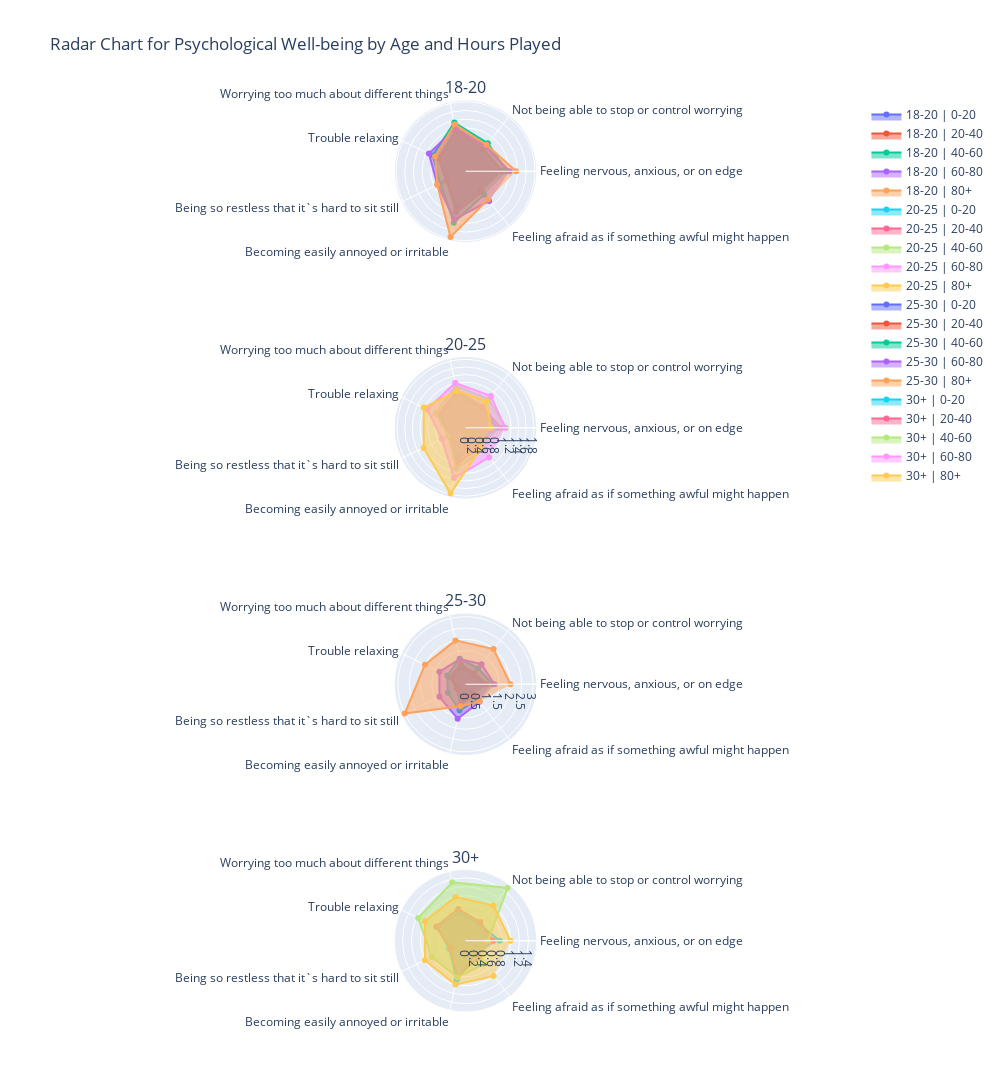

The notebook cell saved with this chart:
### Code cell
# Create subplots for each age zone
fig = make_subplots(rows=len(age_labels), cols=1,
                    subplot_titles=age_labels,
                    specs=[[{'type': 'polar'}] for _ in age_labels])

# Iterate over each age zone and add radar plot
for idx, age_zone in enumerate(age_labels):
    age_data = radar_data[radar_data['AgeBin'] == age_zone]
    for _, row in age_data.iterrows():
        fig.add_trace(go.Scatterpolar(
            r=row[statement_columns].values,
            theta=statement_labels,
            fill='toself',
            name=f"{row['AgeBin']} | {row['HoursBin']}"
        ), row=idx+1, col=1)

fig.update_layout(
    polar=dict(
        radialaxis=dict(visible=True, showticklabels=False)
    ),
    showlegend=True,
    title="Radar Chart for Psychological Well-being by Age and Hours Played",
    height=2000,
    width=1000
)

fig.show()

### Figure 1 — Plotly figure (JSON) as saved in the notebook; plotly's stock layout.template omitted (floating-point values rounded to 4 significant figures)
{"data": [{"fill": "toself", "name": "18-20 | 0-20", "r": [0.8368, 0.6553, 0.9729, 0.684, 0.485, 0.8322, 0.56], "subplot": "polar", "theta": ["Feeling nervous, anxious, or on edge", "Not being able to stop or control worrying", "Worrying too much about different things", "Trouble relaxing", "Being so restless that it`s hard to sit still", "Becoming easily annoyed or irritable", "Feeling afraid as if something awful might happen"], "type": "scatterpolar"}, {"fill": "toself", "name": "18-20 | 20-40", "r": [0.8489, 0.6653, 0.9573, 0.682, 0.4881, 0.9668, 0.61], "subplot": "polar", "theta": ["Feeling nervous, anxious, or on edge", "Not being able to stop or control worrying", "Worrying too much about different things", "Trouble relaxing", "Being so restless that it`s hard to sit still", "Becoming easily annoyed or irritable", "Feeling afraid as if something awful might happen"], "type": "scatterpolar"}, {"fill": "toself", "name": "18-20 | 40-60", "r": [0.9522, 0.8247, 1.151, 0.8406, 0.6454, 1.215, 0.6892], "subplot": "polar", "theta": ["Feeling nervous, anxious, or on edge", "Not being able to stop or control worrying", "Worrying too much about different things", "Trouble relaxing", "Being so restless that it`s hard to sit still", "Becoming easily annoyed or irritable", "Feeling afraid as if something awful might happen"], "type": "scatterpolar"}, {"fill": "toself", "name": "18-20 | 60-80", "r": [1.016, 0.7344, 1.016, 0.9375, 0.7188, 1.141, 0.875], "subplot": "polar", "theta": ["Feeling nervous, anxious, or on edge", "Not being able to stop or control worrying", "Worrying too much about different things", "Trouble relaxing", "Being so restless that it`s hard to sit still", "Becoming easily annoyed or irritable", "Feeling afraid as if something awful might happen"], "type": "scatterpolar"}, {"fill": "toself", "name": "18-20 | 80+", "r": [1.167, 0.7778, 1.111, 0.7778, 0.7222, 1.556, 0.8333], "subplot": "polar", "theta": ["Feeling nervous, anxious, or on edge", "Not being able to stop or control worrying", "Worrying too much about different things", "Trouble relaxing", "Being so restless that it`s hard to sit still", "Becoming easily annoyed or irritable", "Feeling afraid as if something awful might happen"], "type": "scatterpolar"}, {"fill": "toself", "name": "20-25 | 0-20", "r": [0.8416, 0.6534, 0.926, 0.7214, 0.4598, 0.7908, 0.5349], "subplot": "polar2", "theta": ["Feeling nervous, anxious, or on edge", "Not being able to stop or control worrying", "Worrying too much about different things", "Trouble relaxing", "Being so restless that it`s hard to sit still", "Becoming easily annoyed or irritable", "Feeling afraid as if something awful might happen"], "type": "scatterpolar"}, {"fill": "toself", "name": "20-25 | 20-40", "r": [0.932, 0.7103, 1.001, 0.7946, 0.4986, 0.9674, 0.6204], "subplot": "polar2", "theta": ["Feeling nervous, anxious, or on edge", "Not being able to stop or control worrying", "Worrying too much about different things", "Trouble relaxing", "Being so restless that it`s hard to sit still", "Becoming easily annoyed or irritable", "Feeling afraid as if something awful might happen"], "type": "scatterpolar"}, {"fill": "toself", "name": "20-25 | 40-60", "r": [1.069, 0.9703, 1.144, 0.8713, 0.5, 1.109, 0.7525], "subplot": "polar2", "theta": ["Feeling nervous, anxious, or on edge", "Not being able to stop or control worrying", "Worrying too much about different things", "Trouble relaxing", "Being so restless that it`s hard to sit still", "Becoming easily annoyed or irritable", "Feeling afraid as if something awful might happen"], "type": "scatterpolar"}, {"fill": "toself", "name": "20-25 | 60-80", "r": [1.048, 1.071, 1.214, 1.119, 0.6905, 1.357, 1], "subplot": "polar2", "theta": ["Feeling nervous, anxious, or on edge", "Not being able to stop or control worrying", "Worrying too much about different things", "Trouble relaxing", "Being so restless that it`s hard to sit still", "Becoming easily annoyed or irritable", "Feeling afraid as if something awful might happen"], "type": "scatterpolar"}, {"fill": "toself", "name": "20-25 | 80+", "r": [0.6667, 0.8889, 1, 1.222, 1.222, 1.778, 0.6667], "subplot": "polar2", "theta": ["Feeling nervous, anxious, or on edge", "Not being able to stop or control worrying", "Worrying too much about different things", "Trouble relaxing", "Being so restless that it`s hard to sit still", "Becoming easily annoyed or irritable", "Feeling afraid as if something awful might happen"], "type": "scatterpolar"}, {"fill": "toself", "name": "25-30 | 0-20", "r": [0.7778, 0.5738, 0.7808, 0.6636, 0.379, 0.7549, 0.4384], "subplot": "polar3", "theta": ["Feeling nervous, anxious, or on edge", "Not being able to stop or control worrying", "Worrying too much about different things", "Trouble relaxing", "Being so restless that it`s hard to sit still", "Becoming easily annoyed or irritable", "Feeling afraid as if something awful might happen"], "type": "scatterpolar"}, {"fill": "toself", "name": "25-30 | 20-40", "r": [0.9313, 0.6223, 0.8927, 0.7768, 0.4421, 0.9099, 0.6094], "subplot": "polar3", "theta": ["Feeling nervous, anxious, or on edge", "Not being able to stop or control worrying", "Worrying too much about different things", "Trouble relaxing", "Being so restless that it`s hard to sit still", "Becoming easily annoyed or irritable", "Feeling afraid as if something awful might happen"], "type": "scatterpolar"}, {"fill": "toself", "name": "25-30 | 40-60", "r": [1.2, 0.9, 1.167, 0.9, 0.8667, 1.2, 0.8667], "subplot": "polar3", "theta": ["Feeling nervous, anxious, or on edge", "Not being able to stop or control worrying", "Worrying too much about different things", "Trouble relaxing", "Being so restless that it`s hard to sit still", "Becoming easily annoyed or irritable", "Feeling afraid as if something awful might happen"], "type": "scatterpolar"}, {"fill": "toself", "name": "25-30 | 60-80", "r": [1.286, 1.143, 1.143, 1.286, 1.286, 1.571, 1], "subplot": "polar3", "theta": ["Feeling nervous, anxious, or on edge", "Not being able to stop or control worrying", "Worrying too much about different things", "Trouble relaxing", "Being so restless that it`s hard to sit still", "Becoming easily annoyed or irritable", "Feeling afraid as if something awful might happen"], "type": "scatterpolar"}, {"fill": "toself", "name": "25-30 | 80+", "r": [2, 2, 2, 2, 3, 1, 1], "subplot": "polar3", "theta": ["Feeling nervous, anxious, or on edge", "Not being able to stop or control worrying", "Worrying too much about different things", "Trouble relaxing", "Being so restless that it`s hard to sit still", "Becoming easily annoyed or irritable", "Feeling afraid as if something awful might happen"], "type": "scatterpolar"}, {"fill": "toself", "name": "30+ | 0-20", "r": [0.764, 0.4831, 0.6461, 0.691, 0.4045, 0.8876, 0.3652], "subplot": "polar4", "theta": ["Feeling nervous, anxious, or on edge", "Not being able to stop or control worrying", "Worrying too much about different things", "Trouble relaxing", "Being so restless that it`s hard to sit still", "Becoming easily annoyed or irritable", "Feeling afraid as if something awful might happen"], "type": "scatterpolar"}, {"fill": "toself", "name": "30+ | 20-40", "r": [0.6078, 0.5294, 0.7255, 0.7255, 0.3725, 0.8235, 0.4706], "subplot": "polar4", "theta": ["Feeling nervous, anxious, or on edge", "Not being able to stop or control worrying", "Worrying too much about different things", "Trouble relaxing", "Being so restless that it`s hard to sit still", "Becoming easily annoyed or irritable", "Feeling afraid as if something awful might happen"], "type": "scatterpolar"}, {"fill": "toself", "name": "30+ | 40-60", "r": [0.5, 1.5, 1.333, 1.167, 0.8333, 0.8333, 0.6667], "subplot": "polar4", "theta": ["Feeling nervous, anxious, or on edge", "Not being able to stop or control worrying", "Worrying too much about different things", "Trouble relaxing", "Being so restless that it`s hard to sit still", "Becoming easily annoyed or irritable", "Feeling afraid as if something awful might happen"], "type": "scatterpolar"}, {"fill": "toself", "name": "30+ | 60-80", "r": [null, null, null, null, null, null, null], "subplot": "polar4", "theta": ["Feeling nervous, anxious, or on edge", "Not being able to stop or control worrying", "Worrying too much about different things", "Trouble relaxing", "Being so restless that it`s hard to sit still", "Becoming easily annoyed or irritable", "Feeling afraid as if something awful might happen"], "type": "scatterpolar"}, {"fill": "toself", "name": "30+ | 80+", "r": [1, 1, 1, 1, 1, 1, 1], "subplot": "polar4", "theta": ["Feeling nervous, anxious, or on edge", "Not being able to stop or control worrying", "Worrying too much about different things", "Trouble relaxing", "Being so restless that it`s hard to sit still", "Becoming easily annoyed or irritable", "Feeling afraid as if something awful might happen"], "type": "scatterpolar"}], "layout": {"annotations": [{"font": {"size": 16}, "showarrow": false, "text": "18-20", "x": 0.5, "xanchor": "center", "xref": "paper", "y": 1, "yanchor": "bottom", "yref": "paper"}, {"font": {"size": 16}, "showarrow": false, "text": "20-25", "x": 0.5, "xanchor": "center", "xref": "paper", "y": 0.7188, "yanchor": "bottom", "yref": "paper"}, {"font": {"size": 16}, "showarrow": false, "text": "25-30", "x": 0.5, "xanchor": "center", "xref": "paper", "y": 0.4375, "yanchor": "bottom", "yref": "paper"}, {"font": {"size": 16}, "showarrow": false, "text": "30+", "x": 0.5, "xanchor": "center", "xref": "paper", "y": 0.1562, "yanchor": "bottom", "yref": "paper"}], "height": 2000, "polar": {"domain": {"x": [0, 1], "y": [0.8438, 1]}, "radialaxis": {"showticklabels": false, "visible": true}}, "polar2": {"domain": {"x": [0, 1], "y": [0.5625, 0.7188]}}, "polar3": {"domain": {"x": [0, 1], "y": [0.2812, 0.4375]}}, "polar4": {"domain": {"x": [0, 1], "y": [0, 0.1562]}}, "showlegend": true, "title": {"text": "Radar Chart for Psychological Well-being by Age and Hours Played"}, "width": 1000}}
